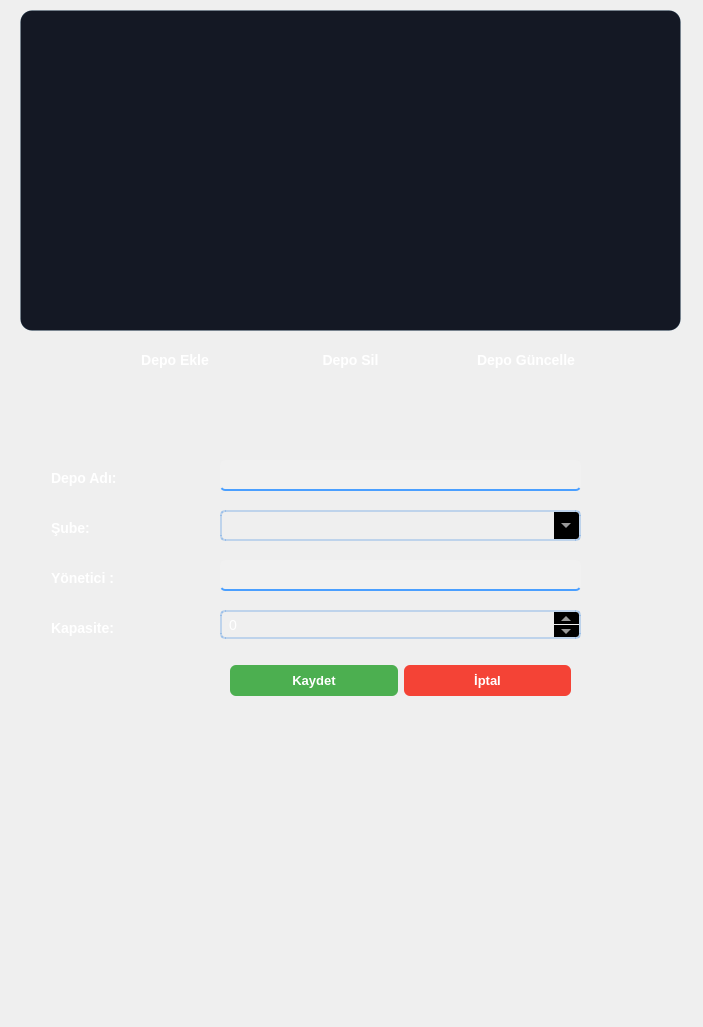
<?xml version="1.0" encoding="UTF-8"?>
<ui version="4.0">
 <class>DepotPage</class>
 <widget class="QWidget" name="DepotPage">
  <property name="geometry">
   <rect>
    <x>0</x>
    <y>0</y>
    <width>703</width>
    <height>1027</height>
   </rect>
  </property>
  <property name="windowTitle">
   <string>Form</string>
  </property>
  <widget class="QWidget" name="verticalLayoutWidget">
   <property name="geometry">
    <rect>
     <x>20</x>
     <y>10</y>
     <width>661</width>
     <height>321</height>
    </rect>
   </property>
   <layout class="QVBoxLayout" name="verticalLayout">
    <item>
     <widget class="QTableView" name="depotTableView">
      <property name="styleSheet">
       <string notr="true">QTableView {
    background-color: rgb(20, 24, 36);
    border: 1px solid rgba(41, 128, 185, 0.1);
    border-radius: 12px;
    padding: 2px;
}

/* Soldaki sayıları ve header'ı tamamen kaldır */
QHeaderView::section:vertical,
QTableView::verticalHeader {
    width: 0;
    border: none;
    background: transparent;
    padding: 0;
    margin: 0;
}

/* Header stilleri */
QHeaderView::section {
    background-color: rgb(16, 19, 29);
    color: #3498db;
    padding: 15px 37px;
    border: none;
    font-weight: bold;
    font-size: 13px;
}

/* Hücre stilleri */
QTableView::item {
    padding: 12px 22px;
    color: #ecf0f1;
    border: none;
}

/* Alternatif satır rengi */
QTableView::item:alternate {
    background-color: rgba(30, 35, 52, 0.5);
}

/* Seçili satır */
QTableView::item:selected {
    background-color: rgba(41, 128, 185, 0.15);
    color: #ecf0f1;
}

/* Hover efekti */
QTableView::item:hover {
    background-color: rgba(41, 128, 185, 0.1);
}

/* Durum sütunu */
QTableView::item[text=&quot;Aktif&quot;] {
    color: #2ecc71;
}

QTableView::item[text=&quot;Pasif&quot;] {
    color: #e74c3c;
}

/* Scrollbar */
QScrollBar:vertical {
    border: none;
    background-color: transparent;
    width: 8px;
    margin: 0;
}

QScrollBar::handle:vertical {
    background-color: rgba(41, 128, 185, 0.3);
    min-height: 30px;
    border-radius: 4px;
}

QScrollBar::handle:vertical:hover {
    background-color: rgba(41, 128, 185, 0.5);
}

QScrollBar::sub-line:vertical,
QScrollBar::add-line:vertical {
    border: none;
    background: none;
    height: 0;
}

QScrollBar::add-page:vertical,
QScrollBar::sub-page:vertical {
    background: none;
}
/* Yatay scrollbar */
QScrollBar:horizontal {
    border: none;
    background-color: transparent;
    height: 8px;
    margin: 0;
}

QScrollBar::handle:horizontal {
    background-color: rgba(41, 128, 185, 0.3);
    min-width: 30px;
    border-radius: 4px;
}

QScrollBar::handle:horizontal:hover {
    background-color: rgba(41, 128, 185, 0.5);
}

QScrollBar::sub-line:horizontal,
QScrollBar::add-line:horizontal {
    border: none;
    background: none;
    width: 0;
}

QScrollBar::add-page:horizontal,
QScrollBar::sub-page:horizontal {
    background: none;
}

/* Corner widget'ı gizle */
QScrollBar::corner {
    background: transparent;
    border: none;
}
/* Grid çizgileri */
QTableView {
    gridline-color: rgba(41, 128, 185, 0.1);
}

/* Focus outline'ı kaldır */
QTableView:focus {
    outline: none;
}</string>
      </property>
     </widget>
    </item>
   </layout>
  </widget>
  <widget class="QWidget" name="horizontalLayoutWidget">
   <property name="geometry">
    <rect>
     <x>90</x>
     <y>340</y>
     <width>521</width>
     <height>41</height>
    </rect>
   </property>
   <layout class="QHBoxLayout" name="horizontalLayout">
    <item>
     <widget class="QPushButton" name="addButton">
      <property name="styleSheet">
       <string notr="true">QPushButton#addButton {
    background: qlineargradient(x1:0, y1:0, x2:1, y2:0,
        stop:0 #4a90e2,
        stop:1 #357abd);
    color: white;
    border: none;
    padding: 10px 20px;
    text-align: center;
    border-radius: 6px;
    font-weight: bold;
    font-size: 14px;
    min-width: 120px;
    max-width: 200px;
    box-shadow: 0px 4px 6px rgba(0, 0, 0, 0.2);
}

QPushButton#addButton:hover {
    background: qlineargradient(x1:0, y1:0, x2:1, y2:0,
        stop:0 #4CAF50,
        stop:1 #388E3C);
}

QPushButton#addButton:pressed {
    background: qlineargradient(x1:0, y1:0, x2:1, y2:0,
        stop:0 #388E3C,
        stop:1 #2E7D32);
    box-shadow: 0px 2px 4px rgba(0, 0, 0, 0.1);
}</string>
      </property>
      <property name="text">
       <string>Depo Ekle</string>
      </property>
     </widget>
    </item>
    <item>
     <widget class="QPushButton" name="deleteButton">
      <property name="styleSheet">
       <string notr="true">QPushButton#deleteButton {
    background: qlineargradient(x1:0, y1:0, x2:1, y2:0,
        stop:0 #4a90e2,
        stop:1 #357abd);
    color: white;
    border: none;
    padding: 10px 20px;
    text-align: center;
    border-radius: 6px;
    font-weight: bold;
    font-size: 14px;
    min-width: 120px;
    max-width: 200px;
    box-shadow: 0px 4px 6px rgba(0, 0, 0, 0.2);
}

QPushButton#deleteButton:hover {
    background: qlineargradient(x1:0, y1:0, x2:1, y2:0,
        stop:0 #F44336,
        stop:1 #D32F2F);
}

QPushButton#deleteButton:pressed {
    background: qlineargradient(x1:0, y1:0, x2:1, y2:0,
        stop:0 #D32F2F,
        stop:1 #C62828);
    box-shadow: 0px 2px 4px rgba(0, 0, 0, 0.1);
}</string>
      </property>
      <property name="text">
       <string>Depo Sil</string>
      </property>
     </widget>
    </item>
    <item>
     <widget class="QPushButton" name="updateButton">
      <property name="styleSheet">
       <string notr="true">QPushButton#updateButton {
    background: qlineargradient(x1:0, y1:0, x2:1, y2:0,
        stop:0 #4a90e2,
        stop:1 #357abd);
    color: white;
    border: none;
    padding: 10px 20px;
    text-align: center;
    border-radius: 6px;
    font-weight: bold;
    font-size: 14px;
    min-width: 120px;
    max-width: 200px;
    box-shadow: 0px 4px 6px rgba(0, 0, 0, 0.2);
}

QPushButton#updateButton:hover {
    background: qlineargradient(x1:0, y1:0, x2:1, y2:0,
        stop:0 #5aa0f2,
        stop:1 #458acd);
}

QPushButton#updateButton:pressed {
    background: qlineargradient(x1:0, y1:0, x2:1, y2:0,
        stop:0 #3980d2,
        stop:1 #256aad);
    box-shadow: 0px 2px 4px rgba(0, 0, 0, 0.1);
}</string>
      </property>
      <property name="text">
       <string>Depo Güncelle</string>
      </property>
     </widget>
    </item>
   </layout>
  </widget>
  <widget class="QStackedWidget" name="stackedWidget">
   <property name="geometry">
    <rect>
     <x>20</x>
     <y>430</y>
     <width>651</width>
     <height>311</height>
    </rect>
   </property>
   <property name="styleSheet">
    <string notr="true">QPushButton#cancelButton {
    background-color: #F44336;
    border: none;
    border-radius: 6px;
    padding: 8px 16px;
    padding-left: 30px;
    color: white;
    font-weight: bold;
    font-size: 13px;
    min-width: 120px;
    box-shadow: 0px 4px 6px rgba(0, 0, 0, 0.2);
}

QPushButton#cancelButton:hover {
    background-color: #E57373;
}

QPushButton#cancelButton:pressed {
    background-color: #D32F2F;
    box-shadow: 0px 2px 4px rgba(0, 0, 0, 0.1);
}</string>
   </property>
   <widget class="QWidget" name="page">
    <widget class="QLineEdit" name="depotNameEdit">
     <property name="geometry">
      <rect>
       <x>190</x>
       <y>20</y>
       <width>381</width>
       <height>51</height>
      </rect>
     </property>
     <property name="styleSheet">
      <string notr="true">QLineEdit {
    background-color: rgba(255, 255, 255, 0.1);
    border: none;
    border-bottom: 2px solid #4a9fff;
    color: white;
    padding: 8px;
    margin: 10px;
    border-radius: 5px;
}

QLineEdit:focus {
    border-bottom: 2px solid #2ecc71;
}</string>
     </property>
    </widget>
    <widget class="QComboBox" name="branchComboBox">
     <property name="geometry">
      <rect>
       <x>200</x>
       <y>80</y>
       <width>361</width>
       <height>31</height>
      </rect>
     </property>
     <property name="styleSheet">
      <string notr="true">QComboBox {
    background-color: rgba(255, 255, 255, 0.01);
    border: 2px solid rgba(74, 144, 226, 0.3);
    border-radius: 5px;
    padding: 5px;
    padding-right: 25px;
    color: white;
    font-size: 14px;
}

QComboBox:hover {
    background-color: rgba(255, 255, 255, 0.12);
    border: 2px solid #4a90e2;
}

QComboBox:focus {
    border: 2px solid #4a90e2;
}

QComboBox::drop-down {
    border: none;
    background-color: #000000;
    width: 25px;
    border-top-right-radius: 3px;
    border-bottom-right-radius: 3px;
}

QComboBox::down-arrow {
    background: none;
    border-left: 5px solid none;
    border-right: 5px solid none;
    border-top: 5px solid #999;
    width: 0px;
    height: 0px;
}

QComboBox::item {
    background-color: #1c1c1c;
    color: white;
    padding: 5px;
}

QComboBox::item:hover {
    background-color: #4a90e2;
}

QComboBox::item:selected {
    background-color: #2d5986;
}</string>
     </property>
    </widget>
    <widget class="QLineEdit" name="managerEdit">
     <property name="geometry">
      <rect>
       <x>190</x>
       <y>120</y>
       <width>381</width>
       <height>51</height>
      </rect>
     </property>
     <property name="styleSheet">
      <string notr="true">QLineEdit {
    background-color: rgba(255, 255, 255, 0.1);
    border: none;
    border-bottom: 2px solid #4a9fff;
    color: white;
    padding: 8px;
    margin: 10px;
    border-radius: 5px;
}

QLineEdit:focus {
    border-bottom: 2px solid #2ecc71;
}</string>
     </property>
    </widget>
    <widget class="QSpinBox" name="capacitySpinBox">
     <property name="geometry">
      <rect>
       <x>200</x>
       <y>180</y>
       <width>361</width>
       <height>29</height>
      </rect>
     </property>
     <property name="styleSheet">
      <string notr="true">QSpinBox, QDoubleSpinBox {
    background-color: rgba(255, 255, 255, 0.01);
    border: 2px solid rgba(74, 144, 226, 0.3);
    border-radius: 5px;
    padding: 5px;
    padding-right: 25px;  /* Ok butonları için daha fazla boşluk */
    color: white;
    font-size: 14px;
}

QSpinBox:hover, QDoubleSpinBox:hover {
    background-color: rgba(255, 255, 255, 0.12);
    border: 2px solid #4a90e2;
}

QSpinBox:focus, QDoubleSpinBox:focus {
    border: 2px solid #4a90e2;
}

QSpinBox::up-button, QDoubleSpinBox::up-button {
    background-color: #000000;
    border: none;
    width: 25px;
    border-top-right-radius: 3px;
}

QSpinBox::down-button, QDoubleSpinBox::down-button {
    background-color: #000000;
    border: none;
    width: 25px;
    border-bottom-right-radius: 3px;
}

QSpinBox::up-arrow, QDoubleSpinBox::up-arrow {
    background: none;
    border-left: 5px solid none;
    border-right: 5px solid none;
    border-bottom: 5px solid #999;
    width: 0px;
    height: 0px;
}

QSpinBox::down-arrow, QDoubleSpinBox::down-arrow {
    background: none;
    border-left: 5px solid none;
    border-right: 5px solid none;
    border-top: 5px solid #999;
    width: 0px;
    height: 0px;
}</string>
     </property>
    </widget>
    <widget class="QWidget" name="horizontalLayoutWidget_3">
     <property name="geometry">
      <rect>
       <x>210</x>
       <y>230</y>
       <width>341</width>
       <height>41</height>
      </rect>
     </property>
     <layout class="QHBoxLayout" name="horizontalLayout_3">
      <item>
       <widget class="QPushButton" name="saveButton">
        <property name="styleSheet">
         <string notr="true">QPushButton#saveButton {
    background-color: #4CAF50;
    border: none;
    border-radius: 6px;
    padding: 8px 16px;
    padding-left: 16px;  /* padding-left'i diğerleriyle aynı yaptım */
    color: white;
    font-weight: bold;
    font-size: 13px;
    min-width: 120px;
    box-shadow: 0px 4px 6px rgba(0, 0, 0, 0.2);
    text-align: center;  /* Yazıyı ortala */
    qproperty-alignment: AlignCenter;  /* Qt özel property'si ile ortala */
}

QPushButton#saveButton:hover {
    background-color: #66BB6A;
}

QPushButton#saveButton:pressed {
    background-color: #388E3C;
    box-shadow: 0px 2px 4px rgba(0, 0, 0, 0.1);
}</string>
        </property>
        <property name="text">
         <string>Kaydet</string>
        </property>
       </widget>
      </item>
      <item>
       <widget class="QPushButton" name="cancelButton">
        <property name="styleSheet">
         <string notr="true">QPushButton#cancelButton {
    background-color: #F44336;
    border: none;
    border-radius: 6px;
    padding: 8px 16px;
    padding-left: 16px;  /* padding-left'i diğerleriyle aynı yaptım */
    color: white;
    font-weight: bold;
    font-size: 13px;
    min-width: 120px;
    box-shadow: 0px 4px 6px rgba(0, 0, 0, 0.2);
    text-align: center;  /* Yazıyı ortala */
    qproperty-alignment: AlignCenter;  /* Qt özel property'si ile ortala */
}

QPushButton#cancelButton:hover {
    background-color: #E57373;
}

QPushButton#cancelButton:pressed {
    background-color: #D32F2F;
    box-shadow: 0px 2px 4px rgba(0, 0, 0, 0.1);
}</string>
        </property>
        <property name="text">
         <string>İptal</string>
        </property>
       </widget>
      </item>
     </layout>
    </widget>
    <widget class="QLabel" name="label_2">
     <property name="geometry">
      <rect>
       <x>22</x>
       <y>30</y>
       <width>91</width>
       <height>41</height>
      </rect>
     </property>
     <property name="styleSheet">
      <string notr="true">QLabel {
    color: white;
    font-size: 14px;
    font-weight: 500;
    padding: 5px;
    margin-right: 10px;
    margin-bottom: 5px;
}

/* Label'a özel hover efekti (isteğe bağlı) */
QLabel:hover {
    color: #4a90e2;
}

/* Label altına hafif bir çizgi ekleyelim (isteğe bağlı) */
QLabel::after {
    content: '';
    display: block;
    width: 0;
    height: 2px;
    background: #4a90e2;
    transition: width .3s;
}

QLabel:hover::after {
    width: 100%;
}

/* Alt kenar çizgili basit versiyon için: */
/*
QLabel {
    border-bottom: 2px solid rgba(74, 144, 226, 0.3);
    padding-bottom: 2px;
}
*/</string>
     </property>
     <property name="text">
      <string>Depo Adı:</string>
     </property>
    </widget>
    <widget class="QLabel" name="label_3">
     <property name="geometry">
      <rect>
       <x>22</x>
       <y>80</y>
       <width>91</width>
       <height>41</height>
      </rect>
     </property>
     <property name="styleSheet">
      <string notr="true">QLabel {
    color: white;
    font-size: 14px;
    font-weight: 500;
    padding: 5px;
    margin-right: 10px;
    margin-bottom: 5px;
}

/* Label'a özel hover efekti (isteğe bağlı) */
QLabel:hover {
    color: #4a90e2;
}

/* Label altına hafif bir çizgi ekleyelim (isteğe bağlı) */
QLabel::after {
    content: '';
    display: block;
    width: 0;
    height: 2px;
    background: #4a90e2;
    transition: width .3s;
}

QLabel:hover::after {
    width: 100%;
}

/* Alt kenar çizgili basit versiyon için: */
/*
QLabel {
    border-bottom: 2px solid rgba(74, 144, 226, 0.3);
    padding-bottom: 2px;
}
*/</string>
     </property>
     <property name="text">
      <string>Şube:</string>
     </property>
    </widget>
    <widget class="QLabel" name="label_4">
     <property name="geometry">
      <rect>
       <x>22</x>
       <y>130</y>
       <width>91</width>
       <height>41</height>
      </rect>
     </property>
     <property name="styleSheet">
      <string notr="true">QLabel {
    color: white;
    font-size: 14px;
    font-weight: 500;
    padding: 5px;
    margin-right: 10px;
    margin-bottom: 5px;
}

/* Label'a özel hover efekti (isteğe bağlı) */
QLabel:hover {
    color: #4a90e2;
}

/* Label altına hafif bir çizgi ekleyelim (isteğe bağlı) */
QLabel::after {
    content: '';
    display: block;
    width: 0;
    height: 2px;
    background: #4a90e2;
    transition: width .3s;
}

QLabel:hover::after {
    width: 100%;
}

/* Alt kenar çizgili basit versiyon için: */
/*
QLabel {
    border-bottom: 2px solid rgba(74, 144, 226, 0.3);
    padding-bottom: 2px;
}
*/</string>
     </property>
     <property name="text">
      <string>Yönetici :</string>
     </property>
    </widget>
    <widget class="QLabel" name="label_5">
     <property name="geometry">
      <rect>
       <x>22</x>
       <y>180</y>
       <width>91</width>
       <height>41</height>
      </rect>
     </property>
     <property name="styleSheet">
      <string notr="true">QLabel {
    color: white;
    font-size: 14px;
    font-weight: 500;
    padding: 5px;
    margin-right: 10px;
    margin-bottom: 5px;
}

/* Label'a özel hover efekti (isteğe bağlı) */
QLabel:hover {
    color: #4a90e2;
}

/* Label altına hafif bir çizgi ekleyelim (isteğe bağlı) */
QLabel::after {
    content: '';
    display: block;
    width: 0;
    height: 2px;
    background: #4a90e2;
    transition: width .3s;
}

QLabel:hover::after {
    width: 100%;
}

/* Alt kenar çizgili basit versiyon için: */
/*
QLabel {
    border-bottom: 2px solid rgba(74, 144, 226, 0.3);
    padding-bottom: 2px;
}
*/</string>
     </property>
     <property name="text">
      <string>Kapasite:</string>
     </property>
    </widget>
   </widget>
   <widget class="QWidget" name="page_2"/>
  </widget>
 </widget>
 <resources/>
 <connections/>
</ui>
